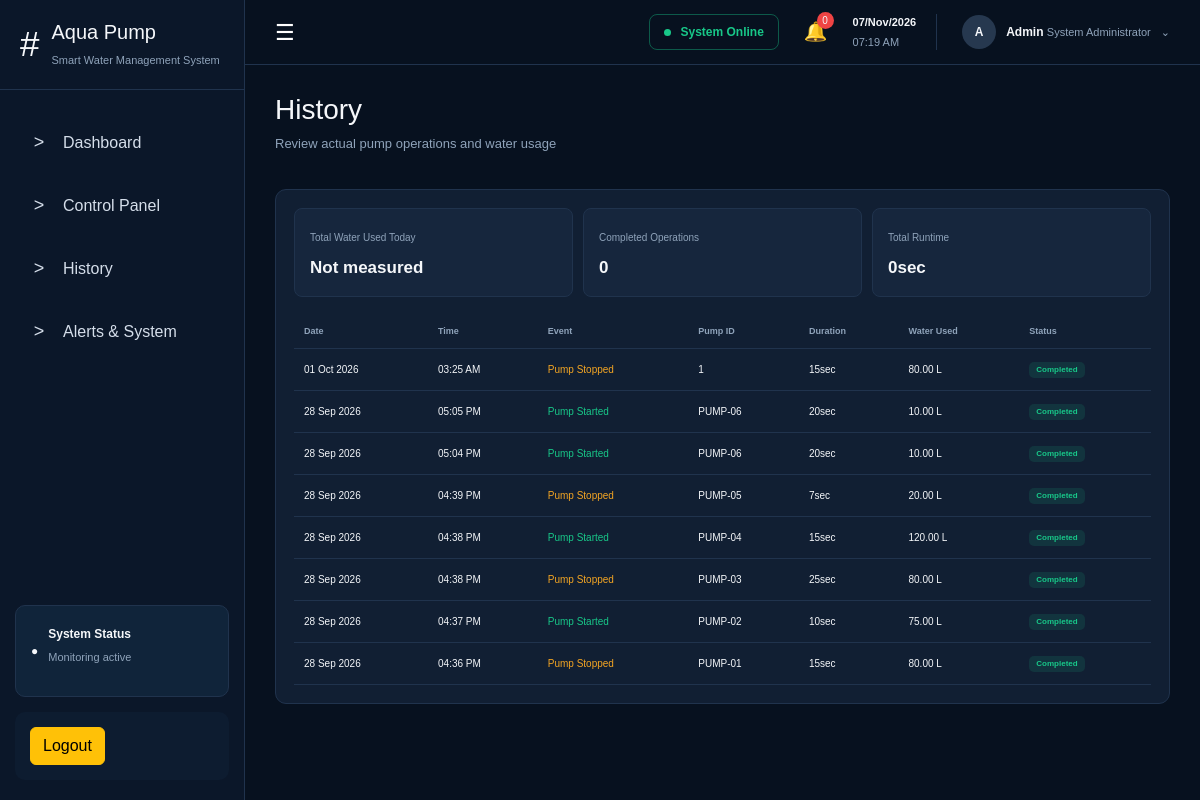
Page /frontend/history.php (signed in) on the earlier database version.
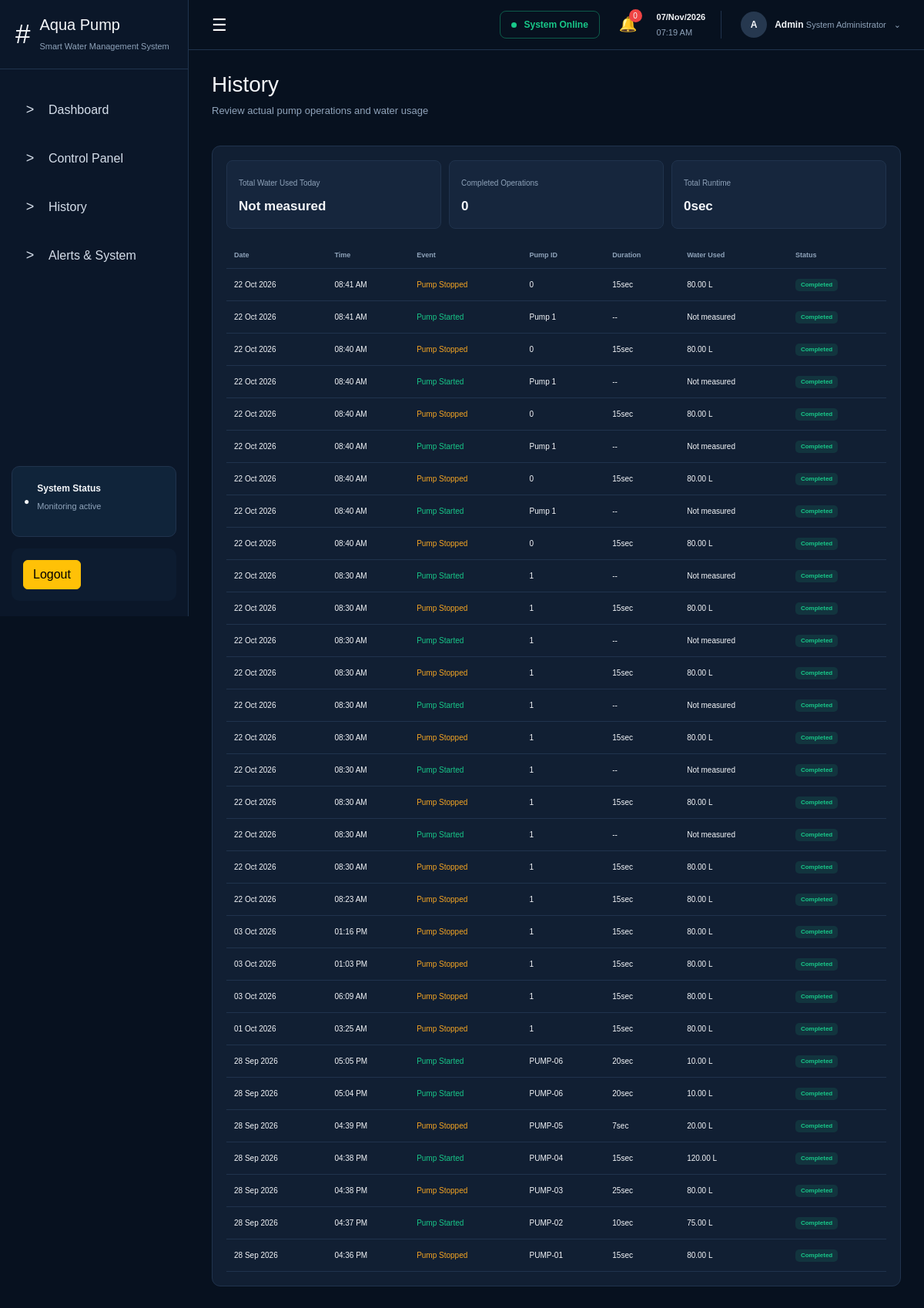
Same page on the later database version.
### tables this page shows
CREATE TABLE `history` (
  `history_id` int(11) NOT NULL,
  `user_id` int(11) NOT NULL,
  `pump_id` varchar(100) NOT NULL,
  `event` varchar(100) NOT NULL,
  `duration` int(11) DEFAULT NULL,
  `water_used` decimal(10,2) DEFAULT NULL,
  `status` varchar(50) NOT NULL DEFAULT 'Completed',
  `created_at` timestamp NOT NULL DEFAULT current_timestamp()
);

### frontend/history.php (the view, shortened to what this page needs)
<?php
require_once "../backend/config/config.php";
$user_id = (int) $_SESSION["user_id"];
$sql = "SELECT history_id, pump_id, event, duration, water_used, status, created_at
        FROM history
        WHERE user_id = ?
        ORDER BY created_at DESC";
$stmt = mysqli_prepare($connect, $sql);
mysqli_stmt_bind_param($stmt, "i", $user_id);
mysqli_stmt_execute($stmt);
$result = mysqli_stmt_get_result($stmt);
$sql_today = "SELECT COALESCE(SUM(water_used), 0) AS total_water
              FROM history
              WHERE user_id = ?
              AND DATE(created_at) = CURDATE()";
$stmt_dayWater = mysqli_prepare($connect, $sql_today);
mysqli_stmt_bind_param($stmt_dayWater, "i", $user_id);
mysqli_stmt_execute($stmt_dayWater);
$result_today = mysqli_stmt_get_result($stmt_dayWater);
$total_assoc_dayData = mysqli_fetch_assoc($result_today);
$total_water = $total_assoc_dayData["total_water"];
$sql_opns = "SELECT COUNT(*) AS total_opns
             FROM history
             WHERE user_id = ?
             AND DATE(created_at) = CURDATE()
             AND event = 'Pump Stopped'";
$stmt_opns = mysqli_prepare($connect, $sql_opns);
mysqli_stmt_bind_param($stmt_opns, "i", $user_id);
mysqli_stmt_execute($stmt_opns);
$result_opns = mysqli_stmt_get_result($stmt_opns);
$total_assoc_opns = mysqli_fetch_assoc($result_opns);
$total_opns = $total_assoc_opns["total_opns"];
$sql_runtime = "SELECT COALESCE(SUM(duration), 0) AS total_runtime
                FROM history
                WHERE user_id = ?
                AND DATE(created_at) = CURDATE()
                AND event = 'Pump Stopped'";
$stmt_runtime = mysqli_prepare($connect, $sql_runtime);
mysqli_stmt_bind_param($stmt_runtime, "i", $user_id);
mysqli_stmt_execute($stmt_runtime);
$result_runtime = mysqli_stmt_get_result($stmt_runtime);
$total_assoc_runtime = mysqli_fetch_assoc($result_runtime);
$total_runtime = (int) $total_assoc_runtime["total_runtime"];
function formatRuntime($seconds)
{
    $seconds = max(0, (int) $seconds);
    $hours = floor($seconds / 3600);
    $minutes = floor(($seconds % 3600) / 60);
    $remainingSeconds = $seconds % 60;
    return $remainingSeconds . "sec";
}
?>
<!DOCTYPE html>
<html lang="en">
<head>
    <link rel="stylesheet" href="https://cdn.jsdelivr.net/npm/bootstrap@5.3.8/dist/css/bootstrap.min.css">
    <link rel="stylesheet" href="css/style.css">
</head>
<body>
    <aside class="sidebar">
        <div class="brand">
            <div class="brand-icon">#</div>
            <div>
                <h2>Aqua Pump</h2>
                <span>Smart Water Management System</span>
            </div>
        </div>
        <nav class="navigation">
            <a href="index.php" class="nav-link">
                <span>&gt;</span> Dashboard
            </a>
            <a href="control.php" class="nav-link">
                <span>&gt;</span> Control Panel
            </a>
            <a href="history.php" class="nav-link active">
                <span>&gt;</span> History
            </a>
            <a href="alerts.php" class="nav-link">
                <span>&gt;</span> Alerts &amp; System
            </a>
        </nav>
        <div class="sidebar-status">
            <div class="status-icon">●</div>
            <div>
                <strong>System Status</strong>
                <p>Monitoring active</p>
            </div>
        </div>
        <div class="last-update">
            <a href="logout.php" class="btn btn-warning">Logout</a>
        </div>
    </aside>
    <main class="main-content">
        <header class="topbar">
            <button class="menu-button" id="menuButton" type="button">☰</button>
            <div class="topbar-right">
                <div class="system-online">
                    <span class="online-dot"></span> System Online
                </div>
                <div class="notification">🔔 <span class="notification-count">0</span></div>
                <div class="date-time">
                    <strong id="currentDate"><?php echo date("d/M/Y"); ?></strong>
                    <span id="currentTime"><?php echo date("h:i A"); ?></span>
                </div>
                <div class="user-profile">
                    <div class="avatar">A</div>
                    <div>
                        <strong>Admin</strong>
                        <span>System Administrator</span>
                    </div>
                    <span>⌄</span>
                </div>
            </div>
        </header>
        <section class="page-header">
            <div>
                <h1>History</h1>
                <p>Review actual pump operations and water usage</p>
            </div>
        </section>
        <section class="panel history-panel">
            <div class="history-summary">
                <div class="history-summary-item">
                    <span>Total Water Used Today</span>
                    <strong>
                        <?php
                        if ($total_water > 0) {
                            echo htmlspecialchars($total_water) . " L";
                        } else {
                            echo "Not measured";
                        }
                        ?>
                    </strong>
                </div>
                <div class="history-summary-item">
                    <span>Completed Operations</span>
                    <strong>
                        <?php echo htmlspecialchars($total_opns); ?>
                    </strong>
                </div>
                <div class="history-summary-item">
                    <span>Total Runtime</span>
                    <strong>
                        <?php echo htmlspecialchars(formatRuntime($total_runtime)); ?>
                    </strong>
                </div>
            </div>
            <div class="table-wrapper">
                <table>
                    <thead>
                        <tr>
                            <th>Date</th>
                            <th>Time</th>
                            <th>Event</th>
                            <th>Pump ID</th>
                            <th>Duration</th>
                            <th>Water Used</th>
                            <th>Status</th>
                        </tr>
                    </thead>
                    <tbody>
                        <?php if (mysqli_num_rows($result) > 0): ?>
                            <?php while ($row = mysqli_fetch_assoc($result)): ?>
                                <?php
                                $timestamp = strtotime($row["created_at"]);
                                $date = date("d M Y", $timestamp);
                                $time = date("h:i A", $timestamp);
                                ?>
                                <tr>
                                    <td>
                                        <?php echo htmlspecialchars($date); ?>
                                    </td>
                                    <td>
                                        <?php echo htmlspecialchars($time); ?>
                                    </td>
                                    <td class="<?php
                                    echo $row["event"] === "Pump Started"
                                        ? "event-start"
                                        : ($row["event"] === "Pump Stopped"
                                            ? "event-stop"
                                            : "");
                                    ?>">
                                        <?php echo htmlspecialchars($row["event"]); ?>
                                    </td>
                                    <td>
                                        <?php echo htmlspecialchars($row["pump_id"]); ?>
                                    </td>
                                    <td>
                                        <?php
                                        if ($row["duration"] !== null) {
                                            echo htmlspecialchars(formatRuntime($row["duration"]));
                                        } else {
                                            echo "--";
                                        }
                                        ?>
                                    </td>
                                    <td>
                                        <?php
                                        if ($row["water_used"] !== null) {
                                            echo htmlspecialchars($row["water_used"]) . " L";
                                        } else {
                                            echo "Not measured";
                                        }
                                        ?>
                                    </td>
                                    <td>
                                        <span class="badge success">
                                            <?php echo htmlspecialchars($row["status"]); ?>
                                        </span>
                                    </td>
                                </tr>
                            <?php endwhile; ?>
                        <?php endif; ?>
                    </tbody>
                </table>
            </div>
        </section>
    </main>
</body>
</html>

### frontend/css/style.css (style rules this page uses)
* { box-sizing: border-box; margin: 0; padding: 0; }
:root { --background: #07111f; --sidebar: #0b1729; --panel: #111f33; --panel-light: #16263d; --border: #20334d; --text: #f5f7fa; --muted: #8fa3ba; --blue: #2583ff; --green: #18c889; --orange: #f5a623; --purple: #a855f7; --red: #ef4444; }
body { font-family: arial; background: var(--background); color: var(--text); min-height: 100vh; }
.sidebar { position: fixed; left: 0; top: 0; width: 245px; height: 100vh; background: var(--sidebar); border-right: 1px solid var(--border); display: flex; flex-direction: column; z-index: 100; }
.brand { height: 90px; padding: 20px; display: flex; align-items: center; gap: 12px; border-bottom: 1px solid var(--border); }
.brand-icon { font-size: 35px; }
.brand h2 { font-size: 20px; }
.brand span { display: block; margin-top: 3px; font-size: 11px; color: var(--muted); }
.navigation { padding: 25px 15px; }
.nav-link { display: flex; align-items: center; gap: 14px; padding: 14px; margin-bottom: 8px; color: #d5deea; text-decoration: none; border-radius: 8px; transition: 0.2s; }
.nav-link span { width: 20px; text-align: center; font-size: 18px; }
.sidebar-status { margin: auto 15px 15px; padding: 15px; background: #10243a; border: 1px solid var(--border); border-radius: 10px; display: flex; gap: 10px; align-items: center; }
.status-icon { color: var(-green); font-size: 12px; }
.sidebar-status strong { font-size: 12px; }
.sidebar-status p { margin-top: 4px; font-size: 11px; color: var(--muted); }
.last-update { margin: 0 15px 20px; padding: 15px; border-radius: 10px; background: #0d1c30; }
.main-content { margin-left: 245px; min-height: 100vh; padding-bottom: 40px; }
.topbar { height: 65px; padding: 30px; border-radius: 1px solid var(--border); border-bottom: 1px solid var(--border); display: flex; align-items: center; justify-content: space-between; }
.menu-button { background: transparent; border: none; color: white; font-size: 22px; cursor: pointer; }
.topbar-right { display: flex; align-items: center; gap: 25px; }
.system-online { padding: 8px 14px; border: 1px solid rgba(24, 200, 137, 0.4); color: var(--green); border-radius: 8px; font-size: 12px; font-weight: bold; }
.online-dot { display: inline-block; width: 7px; height: 7px; background: var(--green); border-radius: 50%; margin-right: 6px; }
.notification { position: relative; font-size: 19px; cursor: pointer; }
.notification-count { position: absolute; top: -6px; right: -6px; width: 17px; height: 17px; background: var(--red); border-radius: 50%; font-size: 10px; display: flex; justify-content: center; align-items: center; }
.date-time { display: flex; flex-direction: column; font-size: 11px; padding-right: 20px; border-right: 1px solid var(--border); }
.date-time span { color: var(--muted); margin-top: 3px; }
.user-profile { display: flex; align-items: center; gap: 10px; font-size: 12px; }
.user-profile span { color: var(--muted); font-size: 11px; }
.avatar { width: 34px; height: 34px; border-radius: 50%; background: #26384f; display: flex; align-items: center; justify-content: center; font-weight: bold; }
.page-header { padding: 28px 30px 20px; }
.page-header h1 { font-size: 28px; margin-bottom: 7px; }
.page-header p { color: var(--muted); font-size: 13px; }
.panel { background: var(--panel); border: 1px solid var(--border); border-radius: 11px; padding: 18px; min-width: 0; }
.table-wrapper { overflow-x: auto; }
table { width: 100%; border-collapse: collapse; }
th { color: var(--muted); font-size: 9px; text-align: left; padding: 10px; border-bottom: 1px solid var(--border); white-space: nowrap; }
td { padding: 12px 10px; border-bottom: 1px solid var(--border); font-size: 10px; white-space: nowrap; }
.event-start { color: var(--green); }
.event-stop { color: var(--orange); }
.badge { padding: 4px 7px; border-radius: 5px; font-size: 8px; }
.badge.success { color: var(--green); background: rgba(24, 200, 137, 0.12); }
.history-panel { margin: 0 30px 30px; }
.history-summary { display: grid; grid-template-columns: repeat(3, 1fr); gap: 10px; margin-bottom: 18px; }
.history-summary-item { background: var(--panel-light); border: 1px solid var(--border); border-radius: 8px; padding: 15px; }
.history-summary-item span { color: var(--muted); font-size: 10px; }
.history-summary-item strong { display: block; margin-top: 7px; font-size: 17px; }
.menu-button { cursor: pointer; }

Differences in the rows shown:
added history: created_at "22 Oct 2026", created_at "08:41 AM", event "Pump Stopped", pump "0", duration "15sec", water_used "80.00", status "Completed"
added history: created_at "22 Oct 2026", created_at "08:41 AM", event "Pump Started", pump "Pump 1", shows "Not measured", status "Completed"
added history: created_at "22 Oct 2026", created_at "08:40 AM", event "Pump Stopped", pump "0", duration "15sec", water_used "80.00", status "Completed"
added history: created_at "22 Oct 2026", created_at "08:40 AM", event "Pump Started", pump "Pump 1", shows "Not measured", status "Completed"
added history: created_at "22 Oct 2026", created_at "08:40 AM", event "Pump Stopped", pump "0", duration "15sec", water_used "80.00", status "Completed"
added history: created_at "22 Oct 2026", created_at "08:40 AM", event "Pump Started", pump "Pump 1", shows "Not measured", status "Completed"
added history: created_at "22 Oct 2026", created_at "08:40 AM", event "Pump Stopped", pump "0", duration "15sec", water_used "80.00", status "Completed"
added history: created_at "22 Oct 2026", created_at "08:40 AM", event "Pump Started", pump "Pump 1", shows "Not measured", status "Completed"
added history: created_at "22 Oct 2026", created_at "08:40 AM", event "Pump Stopped", pump "0", duration "15sec", water_used "80.00", status "Completed"
added history: created_at "22 Oct 2026", created_at "08:30 AM", event "Pump Started", pump "1", shows "Not measured", status "Completed"
added history: created_at "22 Oct 2026", created_at "08:30 AM", event "Pump Stopped", pump "1", duration "15sec", water_used "80.00", status "Completed"
added history: created_at "22 Oct 2026", created_at "08:30 AM", event "Pump Started", pump "1", shows "Not measured", status "Completed"
added history: created_at "22 Oct 2026", created_at "08:30 AM", event "Pump Stopped", pump "1", duration "15sec", water_used "80.00", status "Completed"
added history: created_at "22 Oct 2026", created_at "08:30 AM", event "Pump Started", pump "1", shows "Not measured", status "Completed"
added history: created_at "22 Oct 2026", created_at "08:30 AM", event "Pump Stopped", pump "1", duration "15sec", water_used "80.00", status "Completed"
added history: created_at "22 Oct 2026", created_at "08:30 AM", event "Pump Started", pump "1", shows "Not measured", status "Completed"
added history: created_at "22 Oct 2026", created_at "08:30 AM", event "Pump Stopped", pump "1", duration "15sec", water_used "80.00", status "Completed"
added history: created_at "22 Oct 2026", created_at "08:30 AM", event "Pump Started", pump "1", shows "Not measured", status "Completed"
added history: created_at "22 Oct 2026", created_at "08:30 AM", event "Pump Stopped", pump "1", duration "15sec", water_used "80.00", status "Completed"
added history: created_at "22 Oct 2026", created_at "08:23 AM", event "Pump Stopped", pump "1", duration "15sec", water_used "80.00", status "Completed"
added history: created_at "03 Oct 2026", created_at "01:16 PM", event "Pump Stopped", pump "1", duration "15sec", water_used "80.00", status "Completed"
added history: created_at "03 Oct 2026", created_at "01:03 PM", event "Pump Stopped", pump "1", duration "15sec", water_used "80.00", status "Completed"
added history: created_at "03 Oct 2026", created_at "06:09 AM", event "Pump Stopped", pump "1", duration "15sec", water_used "80.00", status "Completed"
